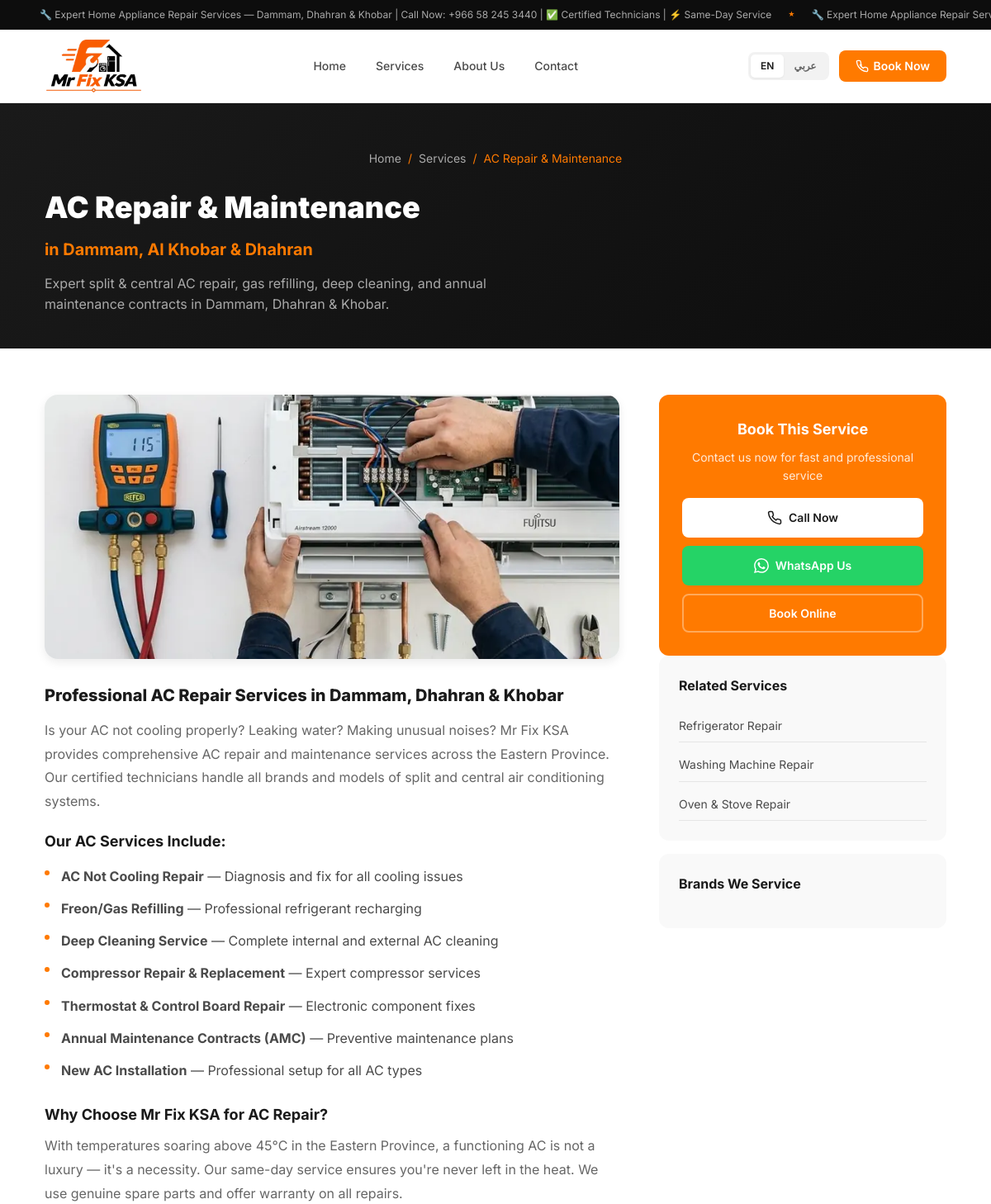
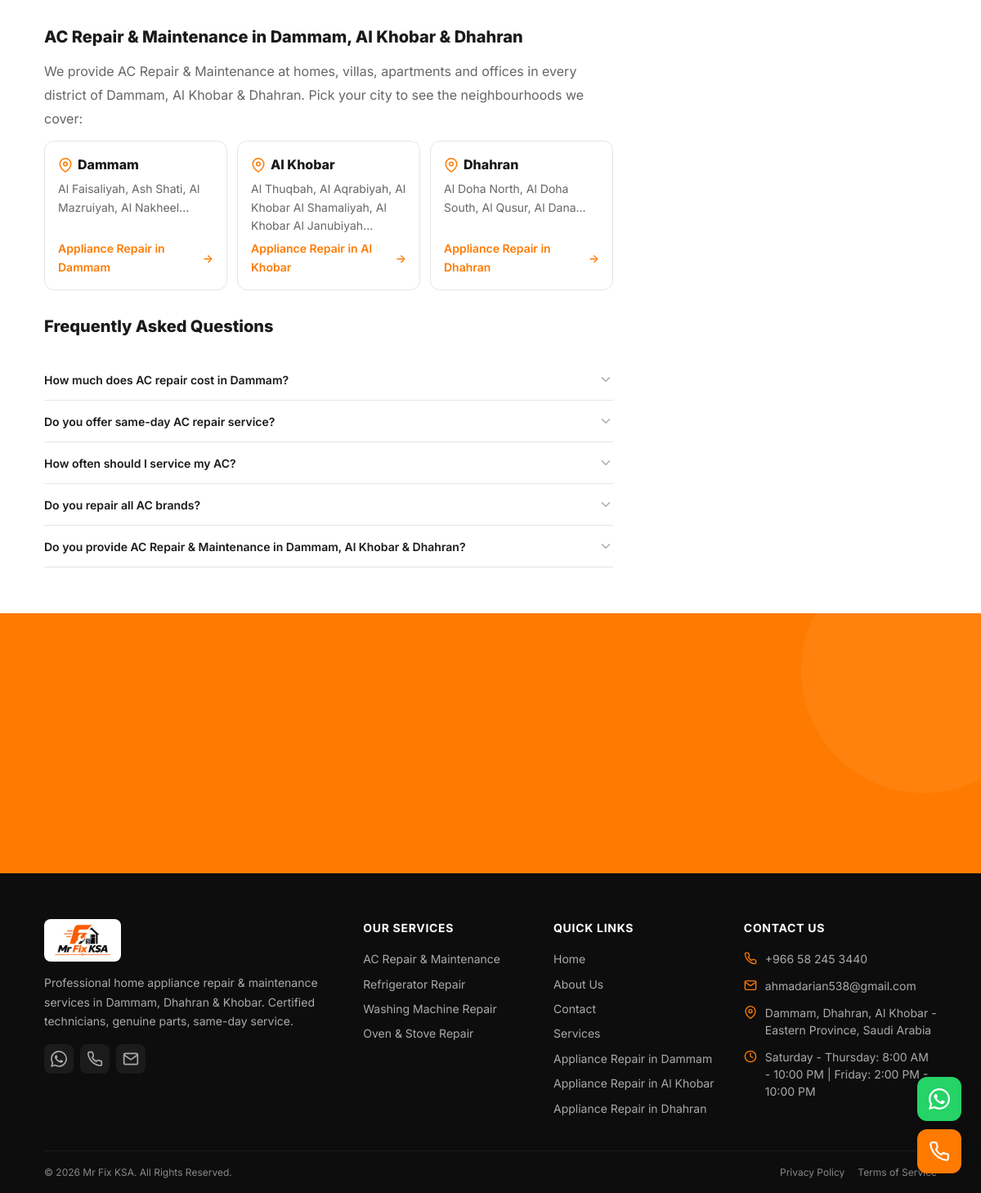
Page /en/ac-repair on the committed database (2 pictures, top to bottom).
### tables this page shows
CREATE TABLE IF NOT EXISTS site_settings (
    id INT AUTO_INCREMENT PRIMARY KEY,
    setting_key VARCHAR(100) NOT NULL UNIQUE,
    setting_value_en TEXT,
    setting_value_ar TEXT,
    setting_type ENUM('text','textarea','image','url','email','phone') DEFAULT 'text',
    setting_group VARCHAR(50) DEFAULT 'general',
    updated_at TIMESTAMP DEFAULT CURRENT_TIMESTAMP ON UPDATE CURRENT_TIMESTAMP
);

CREATE TABLE IF NOT EXISTS services (
    id INT AUTO_INCREMENT PRIMARY KEY,
    name_en VARCHAR(150) NOT NULL,
    name_ar VARCHAR(150) NOT NULL,
    slug_en VARCHAR(150) NOT NULL UNIQUE,
    slug_ar VARCHAR(150) NOT NULL,
    short_desc_en TEXT,
    short_desc_ar TEXT,
    full_desc_en LONGTEXT,
    full_desc_ar LONGTEXT,
    icon VARCHAR(50) DEFAULT 'tools',
    image VARCHAR(255),
    meta_title_en VARCHAR(200),
    meta_title_ar VARCHAR(200),
    meta_desc_en VARCHAR(300),
    meta_desc_ar VARCHAR(300),
    meta_keywords_en VARCHAR(500),
    meta_keywords_ar VARCHAR(500),
    faq_en JSON,
    faq_ar JSON,
    sort_order INT DEFAULT 0,
    is_active TINYINT(1) DEFAULT 1,
    created_at TIMESTAMP DEFAULT CURRENT_TIMESTAMP,
    updated_at TIMESTAMP DEFAULT CURRENT_TIMESTAMP ON UPDATE CURRENT_TIMESTAMP
);

### pages/service-detail.php (the view, shortened to what the rows shown need)
<?php
$service = $current_service;
$all_services = getServices();
$faq_key = 'faq_' . $lang;
$faqs = [];
if (!empty($service[$faq_key])) {
    $faqs = json_decode($service[$faq_key], true) ?? [];
}
$service_name = localized($service, 'name');
$cities_text = citiesList();
$faqs[] = [
    'q' => sprintf(__('service_faq_cities_q'), $service_name, $cities_text),
    'a' => sprintf(__('service_faq_cities_a'), $service_name, $cities_text),
];
$service_images = [
    'snowflake' => 'services/ac-repair.jpg',
    'thermometer' => 'services/fridge-repair.jpg',
    'rotate-cw' => 'services/washing-machine-repair.jpg',
    'flame' => 'services/oven-repair.jpg',
];
$service_image = $service_images[$service['icon']] ?? null;
$other_services = array_filter($all_services, function($s) use ($service) {
    return $s['id'] !== $service['id'];
});
?>
<section class="service-hero">
    <div class="container">
        <nav class="breadcrumb" aria-label="Breadcrumb">
            <a href="<?php echo url(); ?>"><?php echo __('nav_home'); ?></a>
            <span class="breadcrumb-separator">/</span>
            <a href="<?php echo url(); ?>#services"><?php echo __('nav_services'); ?></a>
            <span class="breadcrumb-separator">/</span>
            <span aria-current="page"><?php echo e($service_name); ?></span>
        </nav>
        <h1><?php echo e($service_name); ?> <span class="h1-cities"><?php echo e(sprintf(__('service_h1_suffix'), $cities_text)); ?></span></h1>
        <p><?php echo localized($service, 'short_desc'); ?></p>
    </div>
</section>
<section class="service-detail-content">
    <div class="container">
        <div class="service-detail-grid">
            <div class="service-main-content reveal">
                <?php if ($service_image): ?>
                <div class="service-detail-image">
                    <?php echo picture($service_image, [
                        'alt' => sprintf(__('service_card_alt'), $service_name, $cities_text),
                        'width' => 1024, 'height' => 1024,
                        'loading' => 'eager', 'fetchpriority' => 'high', 'decoding' => 'async',
                        'sizes' => '(max-width: 1024px) 100vw, 700px',
                    ]); ?>
                </div>
                <?php endif; ?>
                <?php echo localized($service, 'full_desc'); ?>
                <h2><?php echo e(sprintf(__('service_cities_title'), $service_name, $cities_text)); ?></h2>
                <p><?php echo e(sprintf(__('service_cities_text'), $service_name, $cities_text)); ?></p>
                <div class="service-city-grid">
                    <?php foreach (getAreas() as $city): ?>
                    <a class="service-city-card" href="<?php echo url($city['slug_' . $lang]); ?>">
                        <span class="service-city-name">
                            <svg width="18" height="18" viewBox="0 0 24 24" fill="none" stroke="currentColor" stroke-width="2" stroke-linecap="round" stroke-linejoin="round" aria-hidden="true"><path d="M21 10c0 7-9 13-9 13s-9-6-9-13a9 9 0 0 1 18 0z"/><circle cx="12" cy="10" r="3"/></svg>
                            <?php echo e($city['name_' . $lang]); ?>
                        </span>
                        <span class="service-city-districts"><?php echo e(implode($lang === 'ar' ? '، ' : ', ', array_slice($city['districts_' . $lang], 0, 4))); ?>…</span>
                        <span class="service-link"><?php echo e(sprintf(__('area_link_label'), $city['name_' . $lang])); ?> <span aria-hidden="true"><?php echo $lang === 'ar' ? '←' : '→'; ?></span></span>
                    </a>
                    <?php endforeach; ?>
                </div>
                <?php if (!empty($faqs)): ?>
                <h2><?php echo __('faq_title'); ?></h2>
                <div class="faq-list">
                    <?php foreach ($faqs as $faq): ?>
                    <div class="faq-item">
                        <button class="faq-question" aria-expanded="false">
                            <span><?php echo sanitize($faq['q']); ?></span>
                            <svg viewBox="0 0 24 24" fill="none" stroke="currentColor" stroke-width="2" stroke-linecap="round" stroke-linejoin="round"><polyline points="6 9 12 15 18 9"/></svg>
                        </button>
                    </div>
                    <?php endforeach; ?>
                </div>
                <?php endif; ?>
            </div>
            <aside class="service-sidebar reveal-right">
                <div class="sidebar-cta">
                    <h3><?php echo __('service_book'); ?></h3>
                    <p><?php echo $lang === 'ar' ? 'اتصل بنا الآن للحصول على خدمة سريعة واحترافية' : 'Contact us now for fast and professional service'; ?></p>
                    <a href="tel:<?php echo formatPhone(PHONE); ?>" class="btn btn-white" style="width: 100%; margin-bottom: 10px;">
                        <?php echo __('hero_cta_call'); ?>
                    </a>
                    <a href="https://wa.me/<?php echo waNumber(); ?>" class="btn btn-whatsapp" style="width: 100%;" target="_blank" rel="noopener">
                        <?php echo __('hero_cta_whatsapp'); ?>
                    </a>
                    <a href="<?php echo url('contact'); ?>?service=<?php echo serviceKeyFor($service); ?>#contact-section" class="btn btn-ghost-light" style="width: 100%; margin-top: 10px;">
                        <?php echo __('book_online'); ?>
                    </a>
                </div>
                <div class="sidebar-card">
                    <h3><?php echo __('related_services'); ?></h3>
                    <div class="footer-links">
                        <?php foreach ($other_services as $s): ?>
                        <a href="<?php echo url(localized($s, 'slug')); ?>" style="padding: 8px 0; border-bottom: 1px solid var(--gray-200);">
                            <?php echo localized($s, 'name'); ?>
                        </a>
                        <?php endforeach; ?>
                    </div>
                </div>
                <div class="sidebar-card">
                    <h3><?php echo __('brands_we_service'); ?></h3>
                </div>
            </aside>
        </div>
    </div>
</section>
<section class="cta-section">
    <div class="container">
    </div>
</section>

### includes/header.php (shortened to what the rows shown need)
<?php
$ribbon_text = e(fillTemplate(setting('ribbon_text', $lang), ['site_name' => $lang === 'ar' ? SITE_NAME_AR : SITE_NAME]));
?>
<!DOCTYPE html>
<html lang="<?php echo $lang === 'ar' ? 'ar-SA' : 'en'; ?>" dir="<?php echo $dir; ?>">
<head>
    <link rel="stylesheet" href="<?php echo ASSETS_URL; ?>/css/style.css?v=<?php echo ASSETS_VERSION; ?>">
    <link rel="stylesheet" href="<?php echo ASSETS_URL; ?>/css/animations.css?v=<?php echo ASSETS_VERSION; ?>">
    <?php echo getLocalBusinessSchema(); ?>
</head>
<body class="page-transition">
<div class="top-ribbon" role="region" aria-label="<?php echo $lang === 'ar' ? 'شريط الإعلانات' : 'Announcement Bar'; ?>">
    <div class="ribbon-track">
        <span class="ribbon-text">
            <?php echo $ribbon_text; ?>
            <span class="ribbon-separator">★</span>
            <?php echo $ribbon_text; ?>
        </span>
    </div>
</div>
<main id="main" tabindex="-1">

### includes/footer.php (shortened to what the rows shown need)
<?php
$services = getServices();
?>
</main>
<footer class="footer" role="contentinfo">
    <div class="container">
        <div class="footer-grid">
            <div class="footer-column">
                <div class="footer-links">
                    <?php foreach ($services as $svc): ?>
                    <a href="<?php echo url(localized($svc, 'slug')); ?>">
                        <?php echo localized($svc, 'name'); ?>
                    </a>
                    <?php endforeach; ?>
                </div>
            </div>
            <div class="footer-column">
                <div class="footer-contact-item">
                    <svg width="18" height="18" viewBox="0 0 24 24" fill="none" stroke="currentColor" stroke-width="2" stroke-linecap="round" stroke-linejoin="round"><path d="M21 10c0 7-9 13-9 13s-9-6-9-13a9 9 0 0 1 18 0z"/><circle cx="12" cy="10" r="3"/></svg>
                    <span><?php echo setting('address_en', $lang); ?></span>
                </div>
                <div class="footer-contact-item">
                    <svg width="18" height="18" viewBox="0 0 24 24" fill="none" stroke="currentColor" stroke-width="2" stroke-linecap="round" stroke-linejoin="round"><circle cx="12" cy="12" r="10"/><polyline points="12 6 12 12 16 14"/></svg>
                    <span><?php echo setting('working_hours_en', $lang); ?></span>
                </div>
            </div>
        </div>
    </div>
</footer>
</body>
</html>

### rows in the picture
site_settings: setting_value_en "🔧 Expert Home Appliance Repair Services — Dammam, Dhahran & Khobar | Call Now: +966 58 245 3440 | ✅ Certified Technicians | ⚡ Same-Day Service", setting_value_en "🔧 Expert Home Appliance Repair…"
services: name_en "AC Repair & Maintenance", short_desc_en "Expert split & central AC repair, gas refilling, deep cleaning, and annual maintenance contracts in Dammam, Dhahran & Khobar.", full_desc_en "Professional AC Repair Services in Dammam, Dhahran & Khobar Is your AC not cooling properly? Leaking water? Making unusual noises? Mr Fix KSA provides comprehensive AC repair and maintenance services across the Eastern Province. Our certified technicians handle all brands and models of split and central air conditioning systems. Our AC Services Include: AC Not Cooling Repair — Diagnosis and fix for all cooling issues Freon/Gas Refilling — Professional refrigerant recharging Deep Cleaning Service — Complete internal and external AC cleaning Compressor Repair & Replacement — Expert compressor services Thermostat & Control Board Repair — Electronic component fixes Annual Maintenance Contracts…", name_en "AC Repair & Maintenance in Dammam, Al Khobar & Dhahran", name_en "We provide AC Repair & Maintenance at homes, villas, apartments and offices in every district of Dammam, Al Khobar & Dhahran. Pick your city to see the neighbourhoods we cover:"
services: name_en "Refrigerator Repair"
services: name_en "Washing Machine Repair"
services: name_en "Oven & Stove Repair"
site_settings: setting_value_en "Dammam, Dhahran, Al Khobar - Eastern Province, Saudi Arabia"
site_settings: setting_value_en "Saturday - Thursday: 8:00 AM - 10:00 PM | Friday: 2:00 PM - 10:00 PM"

### other values in the picture
__('nav_home') "Home"
__('nav_services') "Services"
__('nav_about') "About Us"
__('nav_contact') "Contact"
__('nav_book_now') "Book Now"
sprintf(__('service_h1_suffix'), $cities_text) "in Dammam, Al Khobar & Dhahran"
$city['name_' . $lang] "Dammam"
sprintf(__('area_link_label'), $city['name_' . $lang]) "Appliance Repair in Dammam"
$city['name_' . $lang] "Al Khobar"
sprintf(__('area_link_label'), $city['name_' . $lang]) "Appliance Repair in Al Khobar"
$city['name_' . $lang] "Dhahran"
sprintf(__('area_link_label'), $city['name_' . $lang]) "Appliance Repair in Dhahran"
__('faq_title') "Frequently Asked Questions"
$faq['q'] "How much does AC repair cost in Dammam?"
$faq['q'] "Do you offer same-day AC repair service?"
